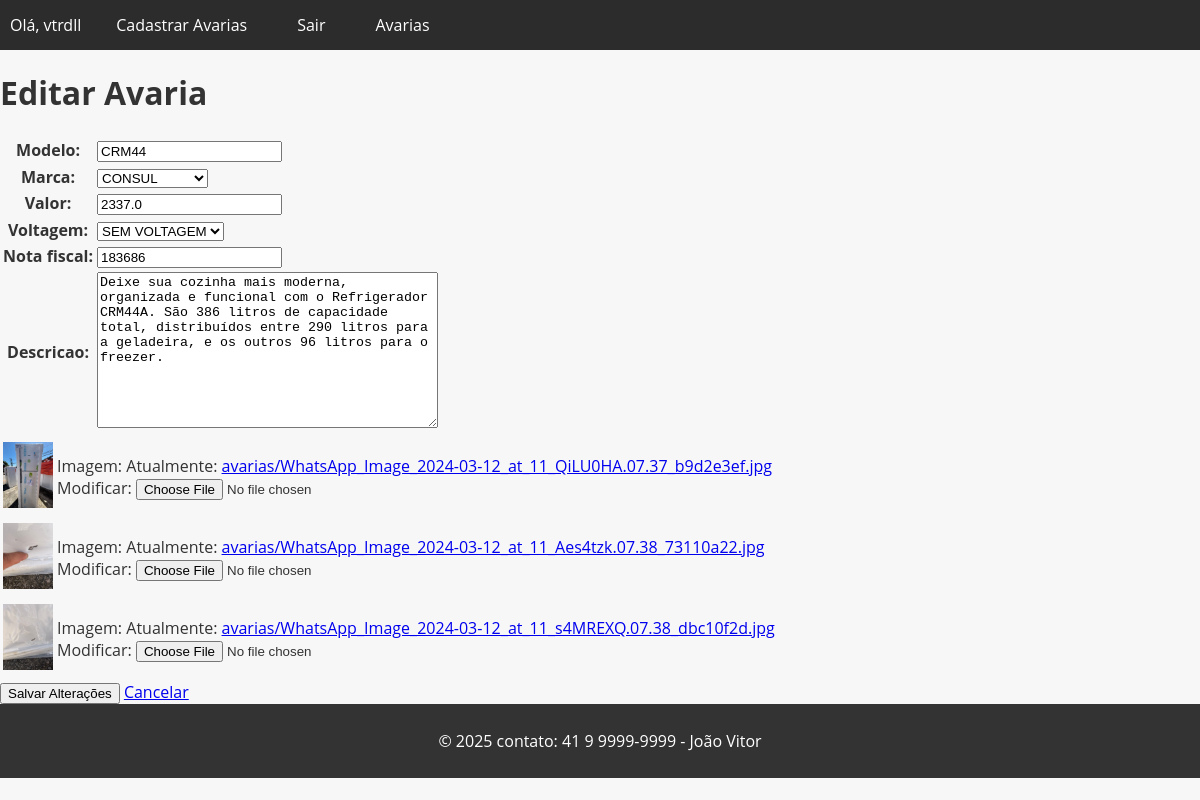
Screenshot of /avarias/31/update/ (signed in) with the database file from the repository.
### avarias/models.py (models this page shows, shortened)
class Avaria(models.Model):
    VOLTAGEM_CHOICES = (('127 VOLTS','127 VOLTS'),('220 VOLTS','220 VOLTS'),('SEM VOLTAGEM','SEM VOLTAGEM'))
    id = models.AutoField(primary_key=True)
    modelo = models.CharField(max_length=200)
    marca = models.ForeignKey(Brand, on_delete=models.PROTECT, related_name='Avaria_brand')
    valor = models.FloatField(blank=False, null=False)
    voltagem = models.CharField(max_length=30,choices=VOLTAGEM_CHOICES, default='SEM VOLTAGEM')
    nota_fiscal = models.IntegerField(blank=True, null= True)
    descricao = models.TextField(blank = True, null= True)

class ImagemReferencia(models.Model):
    avaria = models.ForeignKey(Avaria, related_name='imagens', on_delete=models.CASCADE)
    imagem = models.ImageField(upload_to='avarias/')

### avarias/views.py (the view, shortened to what this page needs)
# urls.py: path('avarias/<int:pk>/update/', AvariaUpdateView.as_view(), name= 'avarias_update'),
@method_decorator(login_required(login_url='login_view'), name='dispatch')
class AvariaUpdateView(UpdateView):
    model = Avaria
    form_class = AvariasModelForm
    template_name = 'avaria_update.html'
    success_url = "/avarias/"
    def get_context_data(self, **kwargs):
        context = super().get_context_data(**kwargs)
        avaria = self.get_object()
        imagens = avaria.imagens.all()
        ImagemReferenciaFormSet = modelformset_factory(ImagemReferencia, form=ImagemModelForm, extra=0)
        formset = ImagemReferenciaFormSet(queryset=imagens)
        context['formset'] = formset
        return context

### avarias/forms.py (shortened to what this page needs)
class AvariasModelForm(forms.ModelForm):
    class Meta:
        model = Avaria
        fields = '__all__'

### avarias/models.py (called while the page is built)
    def __str__(self):
        return self.industria

### avarias/templates/avaria_update.html (shortened to what this page needs)
{% extends "base.html" %}
{% block content %}
  <form method="post" enctype="multipart/form-data">
    <div class="container">
      <div class="left-column">
        <h1>Editar Avaria</h1>
        <table>
          {{ form.as_table }}
        </table>
      </div>
      <div class="right-column">
        <table>
          {% for form in formset %}
            <tr>
              <td>
                {% if form.instance.imagem %}
                  <img src="{{ form.instance.imagem.url }}" alt="Imagem" width="50">
                {% endif %}
              </td>
              <td>
                {{ form.as_p }}
              </td>
            </tr>
          {% endfor %}
        </table>
      </div>
    </div>
    <div class="buttons-container">
      <input type="submit" value="Salvar Alterações" class="btn btn-primary">
      <a href="{% url 'avarias_detail' avaria.pk %}" class="btn btn-secondary">Cancelar</a>
    </div>
  </form>
{% endblock %}

### app/templates/base.html (shortened to what this page needs)
<!DOCTYPE html>
<html lang="en">
<head>
</head>
<body>
  <header>
    <nav>
      <ul>
        {% if user.is_authenticated %}
          <li>Olá, {{ user.username }}</li>
          <li><a href="{% url 'new_avarias' %}">Cadastrar Avarias</a></li>
        {% endif %}
        {% if user.is_authenticated %}
        <li><a href="{% url 'logout' %}">Sair</a></li>
        {% endif %}
        <li><a href="{% url 'avarias_list' %}">Avarias</a></li>
      </ul>
    </nav>
  </header>
  <main>
    {% block content %}
    {% endblock %}
  </main>
  <footer>
    <p>&copy; 2025 contato: 41 9 9999-9999 - João Vitor </p>
  </footer>
</body>
</html>

### app/templates/base.html (style rules this page uses)
body { font-family: 'Open Sans', sans-serif; background-color: #f7f7f7; color: #333; margin: 0; padding: 0; }
header { background-color: #0096c7; color: #fff; text-align: center; }
footer { background-color: #333; color: #fff; text-align: center; padding: 10px; }
nav { background-color: rgb(44, 44, 44); color: #fff; height: 50px; display: flex; justify-content: space-between; align-items: center; }
nav ul { list-style: none; margin: 0; padding: 0; display: flex; }
nav ul li { margin: 0 10px; }
nav ul li a { color: #fff; text-decoration: none; font-size: 16px; padding: 15px; transition: all 0.3s ease; }

### rows the page displays
Avaria: modelo "CRM44", marca "CONSUL", valor "2337.0", voltagem "SEM VOLTAGEM", nota_fiscal "183686", descricao "Deixe sua cozinha mais moderna, organizada e funcional com o Refrigerador CRM44A. São 386 litros de capacidade total, distribuídos entre 290 litros para a geladeira, e os outros 96 litros para o freezer."
ImagemReferencia: instance.imagem (picture)
ImagemReferencia: instance.imagem (picture)
ImagemReferencia: instance.imagem (picture)

### other values shown
{{ user.username }} "vtrdll"
